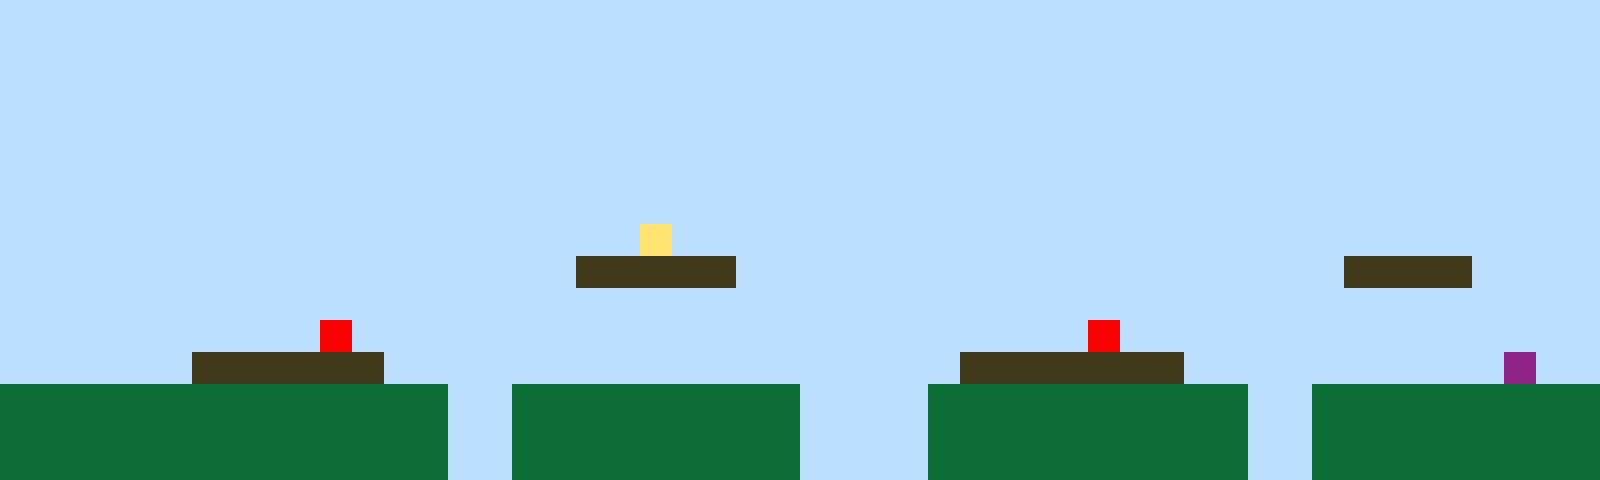

This game map was drawn from its Tiled (.tmx) file and the tilesets committed beside it. A one-line description and the full map source follow:
An orthogonal 50x15 tile map with 32x32 px tiles, 1 tile layer (Tile Layer 1).

<map version="1.10" tiledversion="1.11.2" orientation="orthogonal" renderorder="right-up" width="50" height="15" tilewidth="32" tileheight="32" infinite="0" nextlayerid="2" nextobjectid="1"><editorsettings><export target="map1.csv" format="csv" /></editorsettings><tileset firstgid="1" name="sprites" tilewidth="32" tileheight="32" tilecount="6" columns="3"><image source="sprites.png" width="96" height="64" /></tileset><layer id="1" name="Tile Layer 1" width="50" height="15"><data encoding="csv">1,1,1,1,1,1,1,1,1,1,1,1,1,1,1,1,1,1,1,1,1,1,1,1,1,1,1,1,1,1,1,1,1,1,1,1,1,1,1,1,1,1,1,1,1,1,1,1,1,1,1,1,1,1,1,1,1,1,1,1,1,1,1,1,1,1,1,1,1,1,1,1,1,1,1,1,1,1,1,1,1,1,1,1,1,1,1,1,1,1,1,1,1,1,1,1,1,1,1,1,1,1,1,1,1,1,1,1,1,1,1,1,1,1,1,1,1,1,1,1,1,1,1,1,1,1,1,1,1,1,1,1,1,1,1,1,1,1,1,1,1,1,1,1,1,1,1,1,1,1,1,1,1,1,1,1,1,1,1,1,1,1,1,1,1,1,1,1,1,1,1,1,1,1,1,1,1,1,1,1,1,1,1,1,1,1,1,1,1,1,1,1,1,1,1,1,1,1,1,1,1,1,1,1,1,1,1,1,1,1,1,1,1,1,1,1,1,1,1,1,1,1,1,1,1,1,1,1,1,1,1,1,1,1,1,1,1,1,1,1,1,1,1,1,1,1,1,1,1,1,1,1,1,1,1,1,1,1,1,1,1,1,1,1,1,1,1,1,1,1,1,1,1,1,1,1,1,1,1,1,1,1,1,1,1,1,1,1,1,1,1,1,1,1,1,1,1,1,1,1,1,1,1,1,1,1,1,1,1,1,1,1,1,1,1,1,1,1,1,1,1,1,1,1,1,1,1,1,1,1,1,1,1,1,1,1,1,1,1,1,1,1,1,1,1,1,1,1,1,1,1,1,1,1,1,1,1,1,1,1,1,1,1,1,1,1,1,1,1,1,4,1,1,1,1,1,1,1,1,1,1,1,1,1,1,1,1,1,1,1,1,1,1,1,1,1,1,1,1,1,1,1,1,1,1,1,1,1,1,1,1,1,1,1,1,1,1,1,3,3,3,3,3,1,1,1,1,1,1,1,1,1,1,1,1,1,1,1,1,1,1,1,3,3,3,3,1,1,1,1,1,1,1,1,1,1,1,1,1,1,1,1,1,1,1,1,1,1,1,1,1,1,1,1,1,1,1,1,1,1,1,1,1,1,1,1,1,1,1,1,1,1,1,1,1,1,1,1,1,1,1,1,1,1,1,1,1,1,1,1,5,1,1,1,1,1,1,1,1,1,1,1,1,1,1,1,1,1,1,1,1,1,1,1,5,1,1,1,1,1,1,1,1,1,1,1,1,1,1,1,1,1,1,1,1,1,3,3,3,3,3,3,1,1,1,1,1,1,1,1,1,1,1,1,1,1,1,1,1,1,3,3,3,3,3,3,3,1,1,1,1,1,1,1,1,1,1,6,1,1,2,2,2,2,2,2,2,2,2,2,2,2,2,2,1,1,2,2,2,2,2,2,2,2,2,1,1,1,1,2,2,2,2,2,2,2,2,2,2,1,1,2,2,2,2,2,2,2,2,2,2,2,2,2,2,2,2,2,2,2,2,2,2,2,1,1,2,2,2,2,2,2,2,2,2,1,1,1,1,2,2,2,2,2,2,2,2,2,2,1,1,2,2,2,2,2,2,2,2,2,2,2,2,2,2,2,2,2,2,2,2,2,2,2,1,1,2,2,2,2,2,2,2,2,2,1,1,1,1,2,2,2,2,2,2,2,2,2,2,1,1,2,2,2,2,2,2,2,2,2</data></layer></map>
